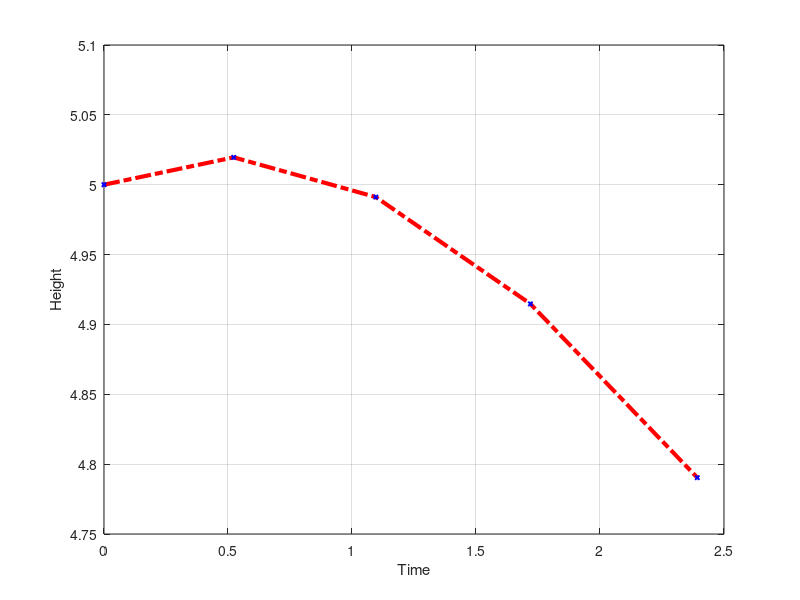

Write the MATLAB code that produced this figure.
h = input('The initial height of the projectile above the ground in meters: ');
v = input('the magnitude of the velocity in m/s: ');
th = input('the angle in degrees with respect to the +-x-axis at which the projectile is fired: ');
ax = input('the x-component of the acceleration, considering the sign, in m/s^2: ');
ay = input('the y-component of the acceleration, considering the sign, in m/s^2: ');

if ay == 0
    error("no free fall")

else
g = 9.8;
range = (v^2 * sind(2*th))/g;
vx = v*cosd(th);
vy = v*sind(th);    
time = 0:0.1:range;
x = (vx.*time + (0.5)*ax.*time.^2);
y = (h + (vy.*time + (0.5)*(ay-g).*time.^2));
end

plot(x,y,'-.rd','linewidth',3,'markersize',2,'markeredgecolor','b')
grid on
xlabel('Time')
ylabel('Height')

